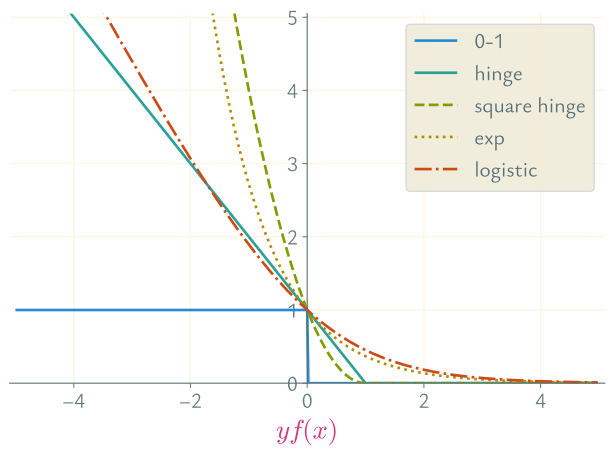

Source code (Python):
import matplotlib.pyplot as plt
import seaborn as sns
import numpy as np

x = np.arange(-5, 5, 0.02)
loss01 = [(1 - np.sign(xi)) / 2 for xi in x]
hinge = np.maximum(0, 1 - x)
square_hinge = np.maximum(0, 1 - x)**2
exp = np.exp(-x)
logistic = np.log2(1 + np.exp(-x))

with plt.style.context('Solarize_Light2'):

    plt.rcParams.update({
        "font.family": ["Ysabeau Office", "LXGW Neo ZhiSong Screen Full"],
        "mathtext.fontset": 'cm',
        "axes.unicode_minus": True,
        "savefig.bbox": "tight",
        'legend.fontsize': 16,
        "xtick.labelsize": 16,
        "ytick.labelsize": 16,
        'text.color': '#586e75',
        "axes.labelsize": 20,
        'axes.labelcolor': "#d33682",
        'savefig.transparent': True,
    })

    fig, ax = plt.subplots(figsize=(8, 5))
    for s in ['bottom', 'left']:
        ax.spines[s].set_position('zero')
        ax.spines[s].set_color('#586e75')
    for s in ['top', 'right']:
        ax.spines[s].set_color('none')

    sns.lineplot(x=x, y=loss01, ls="solid", label="0-1")
    sns.lineplot(x=x, y=hinge, ls="-", label="hinge")
    sns.lineplot(x=x, y=square_hinge, ls="dashed", label="square hinge")
    sns.lineplot(x=x, y=exp, ls=":", label="exp")
    sns.lineplot(x=x, y=logistic, ls="-.", label="logistic")

    ax.set(xlim=[-5.1, 5.1], ylim=[0, 5.05], xlabel="$y f(x)$")

    fig.savefig('surrogate-loss.svg')
